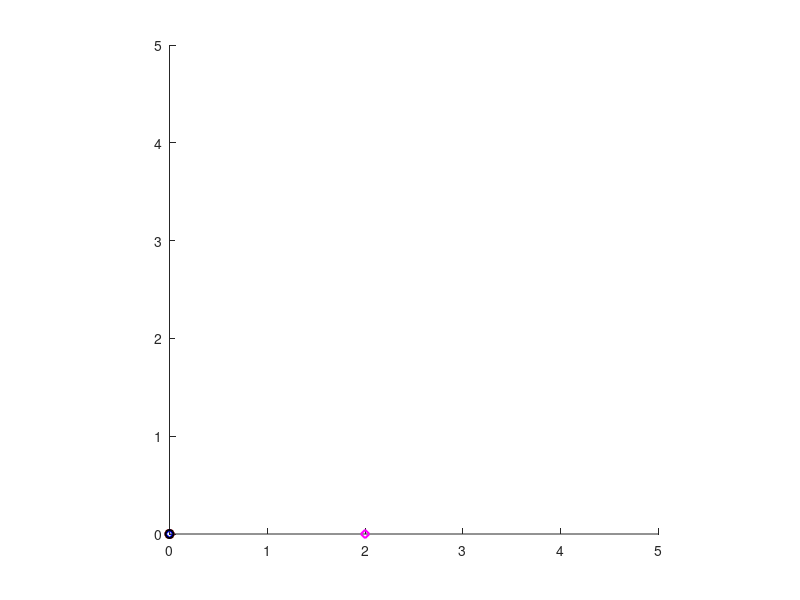

The MATLAB source for this figure: (Note: this script raises an error after producing the figure.)
function simulate()

    close all
    clf
    hold on
    plot_prediction_d1 = plot(0,0,'or-', 'Linewidth', 1.5);
    plot_trajectory_d1 = plot(0,0,'db-','Linewidth', 1.5);
%     
    plot_prediction_d2 = plot(0,0,'ok-', 'Linewidth', 1.5);
    plot_trajectory_d2 = plot(2,0,'dm-','Linewidth', 1.5);
   
    % plot_uav_body = plot(0,0,'Color',[1 0.6 0],'LineWidth',3);
    state_trajectory=[];
    control_variables=[];
    
    axis square
    xlim([0 5])
    ylim([0 5])
    
    current_state = [0;0;0;0;0;0;2;0;0;0;0;0];
    current_MPC_solution = [];
    
    [H,Ts,drone1_info, drone2_info] = drones_info;
%     [xobs,yobs, obj_coord,radius] = obstacle;
    [mass,inertia_moment,arm_moment,gravitational_acceleration] = parameters;
%     plot(xobs,yobs, '-k','Linewidth', 1.5);

    for k = 1:50
        
        %% Run the controller
        [command, current_MPC_solution, predicted_trajectory] = ...
            optimizetrajectory(current_state, current_MPC_solution);
        
        %% Run the simulation
        current_state = simulate_timestep(current_state, command);

        %% Visualize
        plot_prediction_d1.XData = predicted_trajectory(:,1);
        plot_prediction_d1.YData = predicted_trajectory(:,2);
        plot_trajectory_d1.XData(end+1) = current_state(1);
        plot_trajectory_d1.YData(end+1) = current_state(2);

        
        plot_prediction_d2.XData = predicted_trajectory(:,7);
        plot_prediction_d2.YData = predicted_trajectory(:,8);
        plot_trajectory_d2.XData(end+1) = current_state(7);
        plot_trajectory_d2.YData(end+1) = current_state(8);
     %   plot_uav_body.XData = [0 -sin(current_state(3))]*4 + current_state(1);
     %   plot_uav_body.YData = [0 cos(current_state(3))]*4+ current_state(2);
        
        state_trajectory(end+1,:) = current_state;
        control_variables(end+1,:) = current_MPC_solution;
        
        drawnow
        pause(0.05)
    end
%         figure
%     plot(command(:,1));
%     hold on
%     plot(command(:,2));
%      figure
%     plot(command(:,3));
%     hold on
%     plot(command(:,4));
    
    save('states.mat','state_trajectory')
    save('control.mat','control_variables')

end
